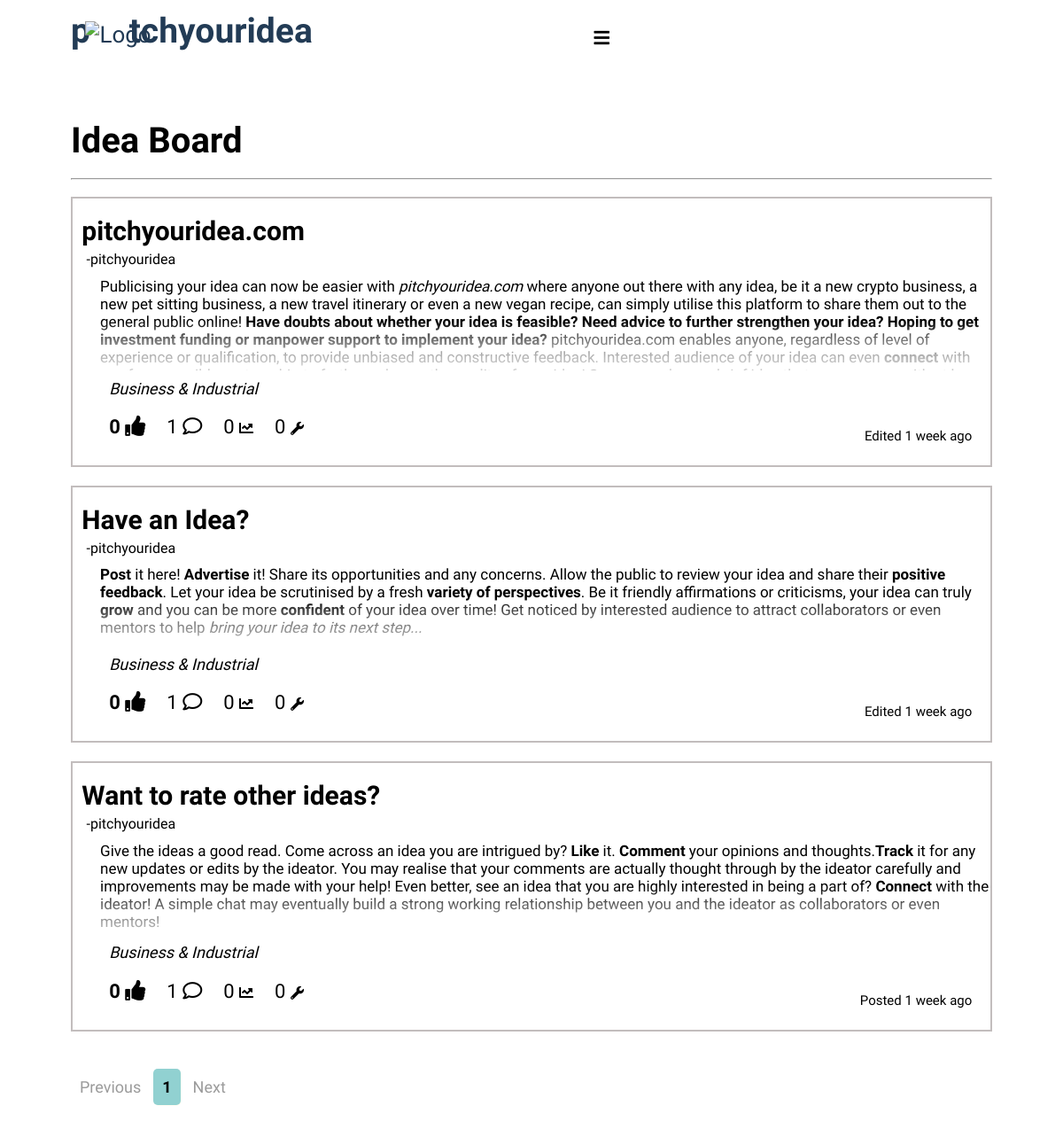
/ideas/, run on the app's committed database.
### website/models.py (models this page shows, shortened)
class Post(models.Model):
    user = models.ForeignKey(User, on_delete=models.CASCADE, related_name="owner")
    title = models.CharField(max_length=64, default='Untitled')
    post = RichTextField(blank=True, null=True)
    image1 = models.ImageField(blank=True, null=True, upload_to="images/")
    image2 = models.ImageField(blank=True, null=True, upload_to="images/")
    image3 = models.ImageField(blank=True, null=True, upload_to="images/")
    image4 = models.ImageField(blank=True, null=True, upload_to="images/")
    image5 = models.ImageField(blank=True, null=True, upload_to="images/")
    category = models.CharField(choices=category_choices, max_length=64, default='Others')
    timestamp = models.DateTimeField(auto_now_add=True)
    editedtrue = models.CharField(max_length=64, default='')
    updated_timestamp = models.DateTimeField(auto_now=True)
    liked = models.ManyToManyField(User, related_name="liked_user")
    favourited = models.ManyToManyField(User, related_name="favourited_user")
    updates = models.IntegerField(default='0', null=True)

class User(AbstractUser):
    USERNAME_FIELD = 'email'
    email = models.EmailField(('email address'), unique=True)
    REQUIRED_FIELDS = ['username']

### website/views.py (the view)
# urls.py: path("ideas/", views.ideaboard, name='ideas'),
def ideaboard(request):
    ideas = Post.objects.all().order_by('-timestamp')
    paginator = Paginator(ideas, 10)
    if request.GET.get("page") != None:
        try:
            ideas = paginator.page(request.GET.get('page'))
        except:
            ideas = paginator.page(1)
    else:
        ideas = paginator.page(1)
    return render(request, 'website/ideaboard.html', {
        "ideas": ideas
    })

### website/templates/website/ideaboard.html (shortened to what this page needs)
{% extends 'website/layout2.html' %}
{% load static %}
{% load mathfilters %}
{% load humanize %}
{% block body %}
    <div class="max-width">
        <div class="ideaboard">
            <h2>Idea Board</h2>
            <br>
            <hr>
            <br>
            <ul>
                {% for post in ideas %}
                <a href="{% url 'idea' post.id %}" class="ideaparenta">
                    <div class='idea'>
                        <br>
                        <li class="ideaparentli">
                            <h4>{{ post.title }}</h4>
                            <p>-{{ post.user.username }}</p>
                            <div class='idea-content'><p>{{ post.post|safe }}</p></div>
                            <ul class='idea-details'>
                                    <li><h6 class="idea-category">{{ post.category }}</h6></li>
                                    <br>
                                    <li><h5 title="Likes">{{ post.liked.all.count }} <i class="fa fa-thumbs-up"></i></h5></li>
                                    <li><h6 title="Comments">{{ post.comments.all.count }} <i class="far fa-comment"></i></h6></li>
                                    <li><h6 title="Tracks">{{ post.favourited.all.count }} <i class="fas fa-chart-line"></i></h6></li>
                                    <li><h6 title="Updates">{{post.updates}} <i class="fas fa-wrench"></i></h6></li>
                            </ul>
                            <ul class="idea-timestamp">
                                <li><p>{{post.editedtrue}} {{ post.timestamp|naturaltime }}</p></li>
                            </ul>
                        </li>
                        <br>
                    </div>
                </a>
                {% endfor %}
            </ul>
            <div class="paginationparentdiv">
                <nav aria-label="Page Navigation">
                    <ul class="pagination">
                        {% if ideas.has_previous %}
                            <li class="page-item">
                                <a href="?page={{ideas.previous_page_number}}" class="page-link">Previous</a>
                            </li>
                        {% else %}
                            <li class="page-item-disabled">
                                <a href="#" class="page-link" tabindex="-1" aria-disabled="true">Previous</a>
                            </li>
                        {% endif %}
                        {% for i in ideas.paginator.page_range %}
                            {% if ideas.number == i %}
                                <li class="page-item-active" aria-current="page">
                                    <span class="page-link">
                                        {{ i }}
                                    </span>
                                </li>
                                {% else %}
                                    <li class="page-item"><a class="page-link" href="?page={{ i }}">{{ i }}</a></li>
                                {% endif %}
                            {% endfor %}
                            {% if ideas.has_next %}
                                <li class="page-item">
                                    <a class="page-link" href="?page={{ ideas.next_page_number }}">Next</a>
                                </li>
                            {% else %}
                                <li class="page-item-disabled">
                                    <a class="page-link" href="#" tabindex="-1" aria-disabled="true">Next</a>
                                </li>
                            {% endif %}
                    </ul>
                </nav>
            </div>
        </div>
    </div>
{% endblock %}

### website/static/website/homepage.css (style rules this page uses)
* { margin: 0; padding: 0; box-sizing: border-box; text-decoration: none; font-family:'Dosis', sans-serif; }
.max-width { max-width: 1400px; padding: 0 80px; margin: auto; }
html { scroll-behavior: smooth; }
.ideaboard { padding-top: 10%; }
.ideaboard h2 { font-size: 40px; }
.ideaboard .ideaparenta { display: block; }
.ideaboard .idea { border: 2px solid rgb(194, 189, 189); list-style-position: inside; margin-bottom: 2%; transition: ease-in-out 0.3s; }
.ideaparentli { list-style: none; color: black; }
.ideaboard .idea h4 { padding: 0% 0% 0.5% 1%; font-size: 30px; }
.ideaboard .idea p { padding: 0% 0% 0.5% 1.5%; }
.ideaboard .idea .idea-content { position: relative; max-height: 110px; overflow: hidden; }
.ideaboard .idea .idea-content p { padding: 0% 0% 0.5% 3%; font-size: 17px; }
.ideaboard .idea .idea-content p::after { content: ""; position: absolute; bottom : 0; left : 0; pointer-events : none; background-image : linear-gradient(to bottom, rgba(255,255,255, 0), rgba(255, 255, 255, 0.329) 90%); width : 100%; height : 3.2em; }
.ideaboard .idea .idea-details { padding-left: 3%; text-align: left; }
.ideaboard .idea-details .idea-category { font-size: 18px; font-style: oblique; }
.ideaboard .idea h6 { font-size: 22px; font-weight:normal; }
.ideaboard .idea h5 { font-size: 22px; font-weight:bold; }
.idea-details .fa-thumbs-up { font-size: 23px; }
.fa-comment { font-size: 22px; }
.fa-chart-line { font-size: 23px; }
.fa-wrench { font-size: 22px; }
.ideaboard .idea .idea-details li { list-style: none; display: inline-block; padding: 1%; }
.ideaboard .idea-timestamp { text-align: right; }
.ideaboard .idea-timestamp li { list-style: none; font-size: 15px; padding-right: 2%; margin-top: -2%; }
.pagination { list-style: none; vertical-align: middle; }
.pagination li { display: inline-block; text-align: center; justify-content: center; font-size: 18px; margin-top: 2%; margin-bottom: 5%; border-radius: 5px; font-weight: 500; }
.pagination li a { display: block; padding: 10px; color: black; }
.pagination .page-item-active { background-color: #73c5c5c7; font-weight: bold; padding: 10px; box-shadow: 0.5px 0.5px #fff4c669; }
.pagination .page-item-disabled a { color:rgb(155, 155, 155); pointer-events: none; }
.fa-chart-line { font-size: 19px; }
@media only screen and (min-device-width:768px) and (max-device-width:1024px) and (orientation:portrait) { .max-width { max-width: 768px; } }
@media only screen and (min-device-width:768px) and (max-device-width:1024px) and (orientation:portrait) { .ideaboard { padding-top: 13%; } }
@media only screen and (min-device-width:768px) and (max-device-width:1024px) and (orientation:portrait) { .fa-chart-line { font-size: 16px; } }
@media only screen and (min-device-width:768px) and (max-device-width:1024px) and (orientation:portrait) { .fa-wrench { font-size: 15px; } }
@media screen and (max-width:1366px) { .max-width { max-width: 1330px; } }

### data on the page
Post: title "pitchyouridea.com", user.username "pitchyouridea", post "Publicising your idea can now be easier with pitchyouridea.com where anyone out there with any idea, be it a new crypto business, a new pet sitting business, a new travel itinerary or even a new vegan recipe, can simply utilise this platform to share them out to the general public online! Have doubts about whether your idea is feasible? Need advice to further strengthen your idea? Hoping to get investment funding or manpower support to implement your idea? pitchyouridea.com enables anyone, regardless of level of experience or qualification, to provide unbiased and constructive feedback. Interested audience of your idea can even connect with…", category "Business & Industrial", liked.all.count "0", comments.all.count "1", favourited.all.count "0", updates "0", editedtrue "Edited", timestamp "1 week ago"
Post: title "Have an Idea?", user.username "pitchyouridea", post "Post it here! Advertise it! Share its opportunities and any concerns. Allow the public to review your idea and share their positive feedback . Let your idea be scrutinised by a fresh variety of perspectives . Be it friendly affirmations or criticisms, your idea can truly grow and you can be more confident of your idea over time! Get noticed by interested audience to attract collaborators or even mentors to help bring your idea to its next step...", category "Business & Industrial", liked.all.count "0", comments.all.count "1", favourited.all.count "0", updates "0", editedtrue "Edited", timestamp "1 week ago"
Post: title "Want to rate other ideas?", user.username "pitchyouridea", post "Give the ideas a good read. Come across an idea you are intrigued by? Like it. Comment your opinions and thoughts. Track it for any new updates or edits by the ideator. You may realise that your comments are actually thought through by the ideator carefully and improvements may be made with your help! Even better, see an idea that you are highly interested in being a part of? Connect with the ideator! A simple chat may eventually build a strong working relationship between you and the ideator as collaborators or even mentors!", category "Business & Industrial", liked.all.count "0", comments.all.count "1", favourited.all.count "0", updates "0", editedtrue "Posted", timestamp "1 week ago"

### other printed values
{{ i }} "1"
